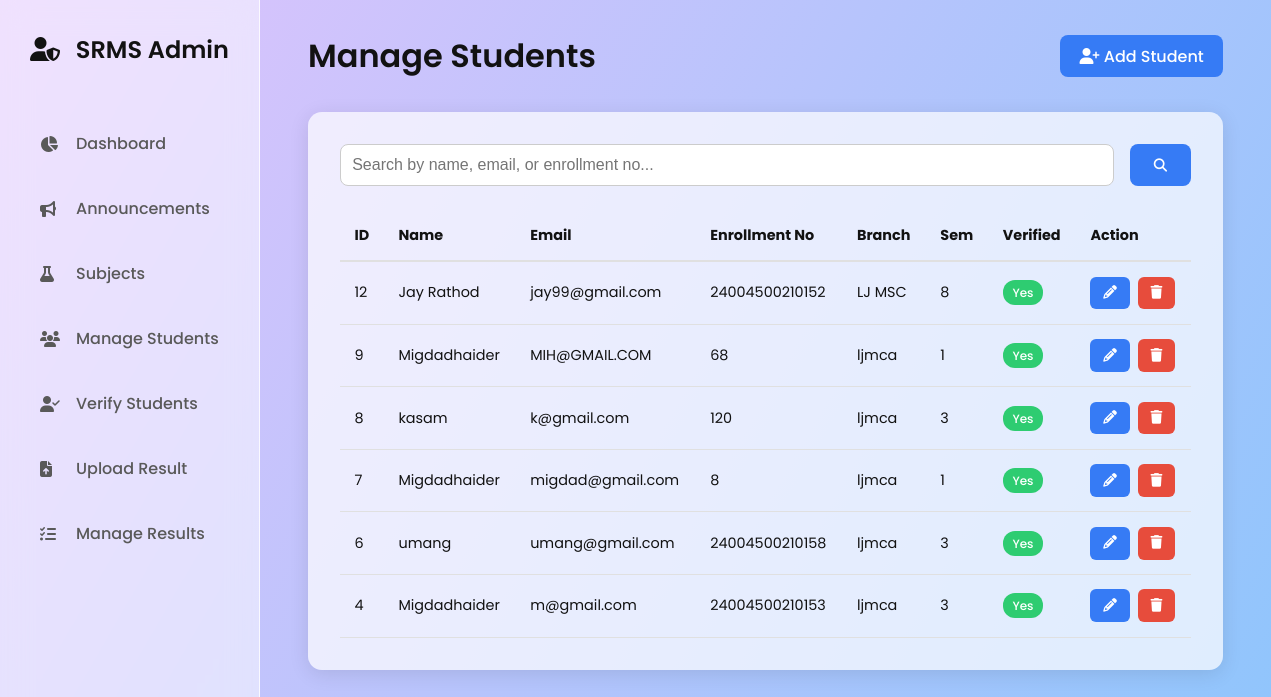
The app's page /admin/manage_students.php (signed in) with its own data.
### tables this page shows
CREATE TABLE `students` (
  `id` int(11) NOT NULL,
  `enrollment_no` varchar(50) DEFAULT NULL,
  `seat_no` varchar(50) DEFAULT NULL,
  `name` varchar(100) NOT NULL,
  `email` varchar(100) DEFAULT NULL,
  `password` varchar(255) NOT NULL,
  `program` varchar(100) DEFAULT NULL,
  `branch` varchar(100) DEFAULT NULL,
  `semester` tinyint(3) UNSIGNED DEFAULT NULL,
  `verified` tinyint(1) DEFAULT 0,
  `created_at` timestamp NOT NULL DEFAULT current_timestamp()
);

### admin/manage_students.php (the view, shortened to what this page needs)
<?php
include('../config/db.php');
$records_per_page = 10;
$page = isset($_GET['page']) && is_numeric($_GET['page']) ? intval($_GET['page']) : 1;
$offset = ($page - 1) * $records_per_page;
$search = $_GET['search'] ?? '';
$where_clause = '';
$params = [];
$types = '';
$query = "SELECT id, name, email, enrollment_no, branch, semester, verified FROM students" . $where_clause . " ORDER BY id DESC LIMIT ? OFFSET ?";
$types .= 'ii';
$params[] = $records_per_page;
$params[] = $offset;
$stmt = $conn->prepare($query);
$stmt->bind_param($types, ...$params);
$stmt->execute();
$students = $stmt->get_result();
?>
<!DOCTYPE html>
<html lang="en">
<head>
  <link rel="stylesheet" href="https://cdnjs.cloudflare.com/ajax/libs/font-awesome/6.5.2/css/all.min.css">
</head>
<body>
  <div class="dashboard-container">
    <nav class="sidebar">
      <div>
        <div class="sidebar-header"><i class="fa-solid fa-user-shield"></i> SRMS Admin</div>
        <div class="sidebar-nav">
  <a href="dashboard.php"><i class="fa-solid fa-chart-pie"></i> <span>Dashboard</span></a>
  <a href="manage_announcements.php"><i class="fa-solid fa-bullhorn"></i> <span>Announcements</span></a>
  <a href="manage_subjects.php"><i class="fa-solid fa-flask"></i> <span>Subjects</span></a>
  <a href="manage_students.php"><i class="fa-solid fa-users"></i> <span>Manage Students</span></a>
  <a href="verify.php"><i class="fa-solid fa-user-check"></i> <span>Verify Students</span></a>
  <a href="upload_result.php"><i class="fa-solid fa-file-arrow-up"></i> <span>Upload Result</span></a>
  <a href="manage_results.php"><i class="fa-solid fa-list-check"></i> <span>Manage Results</span></a>
</div>
      </div>
    </nav>
    <main class="main-content">
      <header class="main-header">
        <h2>Manage Students</h2>
        <div class="header-actions"><a href="add_student.php" class="btn"><i class="fa-solid fa-user-plus"></i> Add Student</a></div>
      </header>
      <div class="content-card">
        <form method="GET" class="search-form">
          <input type="search" name="search" placeholder="Search by name, email, or enrollment no..." value="<?php echo htmlspecialchars($search); ?>">
          <button type="submit"><i class="fa-solid fa-search"></i></button>
        </form>
        <table>
          <thead>
            <tr><th>ID</th><th>Name</th><th>Email</th><th>Enrollment No</th><th>Branch</th><th>Sem</th><th>Verified</th><th>Action</th></tr>
          </thead>
          <tbody>
            <?php while ($s = $students->fetch_assoc()): ?>
              <tr>
                <td><?php echo $s['id']; ?></td>
                <td><?php echo htmlspecialchars($s['name']); ?></td>
                <td><?php echo htmlspecialchars($s['email']); ?></td>
                <td><?php echo htmlspecialchars($s['enrollment_no']); ?></td>
                <td><?php echo htmlspecialchars($s['branch']); ?></td>
                <td><?php echo intval($s['semester']); ?></td>
                <td><span class="status <?php echo $s['verified'] ? 'verified' : 'pending'; ?>"><?php echo $s['verified'] ? 'Yes' : 'No'; ?></span></td>
                <td>
                  <div class="action-buttons">
                    <a href="edit_student.php?id=<?php echo $s['id']; ?>" class="action-btn edit"><i class="fa-solid fa-pencil"></i></a>
                    <a href="manage_students.php?delete=<?php echo $s['id']; ?>" class="action-btn delete" onclick="return confirm('Are you sure?')"><i class="fa-solid fa-trash"></i></a>
                  </div>
                </td>
              </tr>
            <?php endwhile; ?>
          </tbody>
        </table>
      </div>
    </main>
  </div>
</body>
</html>

### admin/manage_students.php (style rules this page uses)
:root { --primary-color: #367BF5; --success-color: #2ecc71; --warning-color: #f39c12; --danger-color: #e74c3c; --card-background: rgba(255, 255, 255, 0.7); --sidebar-background: rgba(255, 255, 255, 0.5); --text-color-dark: #121212; --text-color-light: #595959; --shadow-color: rgba(0, 0, 0, 0.1); --border-color: rgba(255, 255, 255, 0.8); --table-border-color: #e0e0e0; }
* { margin: 0; padding: 0; box-sizing: border-box; }
body { font-family: 'Poppins', sans-serif; background: linear-gradient(120deg, #e0c3fc 0%, #8ec5fc 100%); color: var(--text-color-dark); min-height: 100vh; }
.dashboard-container { display: grid; grid-template-columns: 260px 1fr; min-height: 100vh; }
.sidebar { background: var(--sidebar-background); backdrop-filter: blur(15px); border-right: 1px solid var(--border-color); padding: 2rem 1.5rem; }
.sidebar-header { font-size: 1.5rem; font-weight: 600; margin-bottom: 3rem; text-align: center; }
.sidebar-header i { margin-right: 10px; }
.sidebar-nav a { display: flex; align-items: center; color: var(--text-color-light); text-decoration: none; font-size: 1rem; font-weight: 500; padding: 1rem; border-radius: 10px; margin-bottom: 0.5rem; transition: background 0.3s, color 0.3s; }
.sidebar-nav a i { width: 20px; margin-right: 1rem; }
.main-content { padding: 2rem 3rem; }
.main-header { display: flex; justify-content: space-between; align-items: center; margin-bottom: 2rem; }
.main-header h2 { font-size: 2rem; font-weight: 600; }
.header-actions .btn { text-decoration: none; color: #fff; background-color: var(--primary-color); padding: 0.6rem 1.2rem; border-radius: 8px; font-weight: 500; }
.content-card { background: var(--card-background); padding: 2rem; border-radius: 14px; box-shadow: 0 4px 20px var(--shadow-color); }
.search-form { display: flex; gap: 1rem; margin-bottom: 1.5rem; }
.search-form input { flex-grow: 1; padding: 0.7rem; border: 1px solid #ccc; border-radius: 8px; font-size: 1rem; }
.search-form button { background-color: var(--primary-color); color: white; border: none; padding: 0 1.5rem; border-radius: 8px; cursor: pointer; }
table { width: 100%; border-collapse: collapse; font-size: 0.9rem; }
thead tr { border-bottom: 2px solid var(--table-border-color); }
th, td { padding: 0.9rem; text-align: left; }
tbody tr { border-bottom: 1px solid var(--table-border-color); }
.status { padding: 0.25rem 0.6rem; border-radius: 12px; font-weight: 500; font-size: 0.75rem; color: #fff; }
.status.verified { background-color: var(--success-color); }
.action-buttons { display: flex; gap: 0.5rem; }
.action-btn { text-decoration: none; padding: 0.4rem 0.8rem; border-radius: 6px; color: #fff; font-size: 0.85rem; }
.action-btn.edit { background-color: var(--primary-color); }
.action-btn.delete { background-color: var(--danger-color); }

### records on screen
students: id "12", name "Jay Rathod", email "jay99@gmail.com", enrollment_no "24004500210152", branch "LJ MSC", semester "8", verified "Yes"
students: id "9", name "Migdadhaider", email "MIH@GMAIL.COM", enrollment_no "68", branch "ljmca", semester "1", verified "Yes"
students: id "8", name "kasam", email "k@gmail.com", enrollment_no "120", branch "ljmca", semester "3", verified "Yes"
students: id "7", name "Migdadhaider", email "migdad@gmail.com", enrollment_no "8", branch "ljmca", semester "1", verified "Yes"
students: id "6", name "umang", email "umang@gmail.com", enrollment_no "24004500210158", branch "ljmca", semester "3", verified "Yes"
students: id "4", name "Migdadhaider", email "m@gmail.com", enrollment_no "24004500210153", branch "ljmca", semester "3", verified "Yes"
